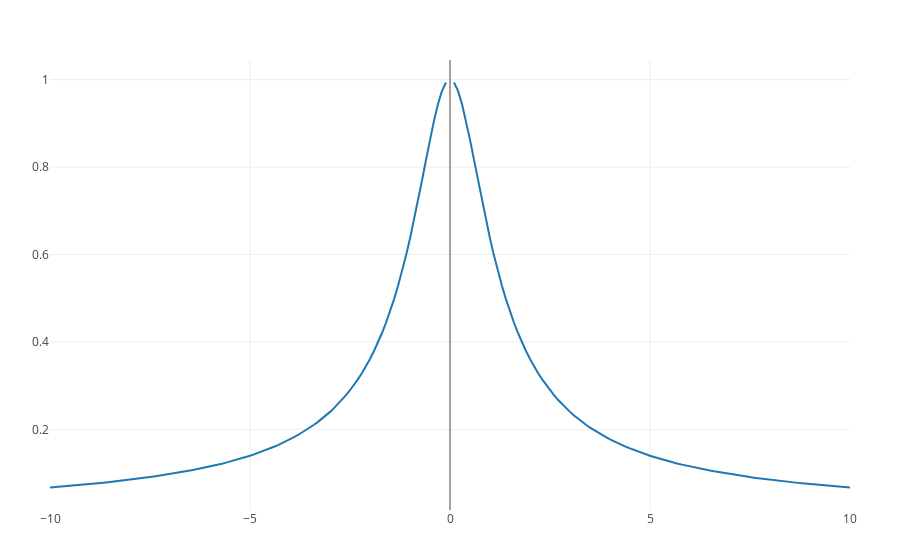

Notebook code cell kept with this figure:
### Code cell
function cond_atan(x)
    return x / ((1 + x^2)*atan(x))
end

function plot_cond_atan()
    args =-10:0.1:10
    data = scatter(;x=args, y=map(cond_atan,args), mode="lines")
    plot([data])
end
plot_cond_atan()

### Figure 1 — Plotly figure (JSON) as saved in the notebook; plotly's stock layout.template omitted (floating-point values rounded to 4 significant figures; data arrays with more than 128 entries replaced by an {"elided": "..."} marker saying what was removed)
{"data": [{"y": {"elided": "201 float values"}, "type": "scatter", "x": {"elided": "201 float values"}, "mode": "lines"}], "layout": {"margin": {"r": 50, "l": 50, "b": 50, "t": 60}}}
